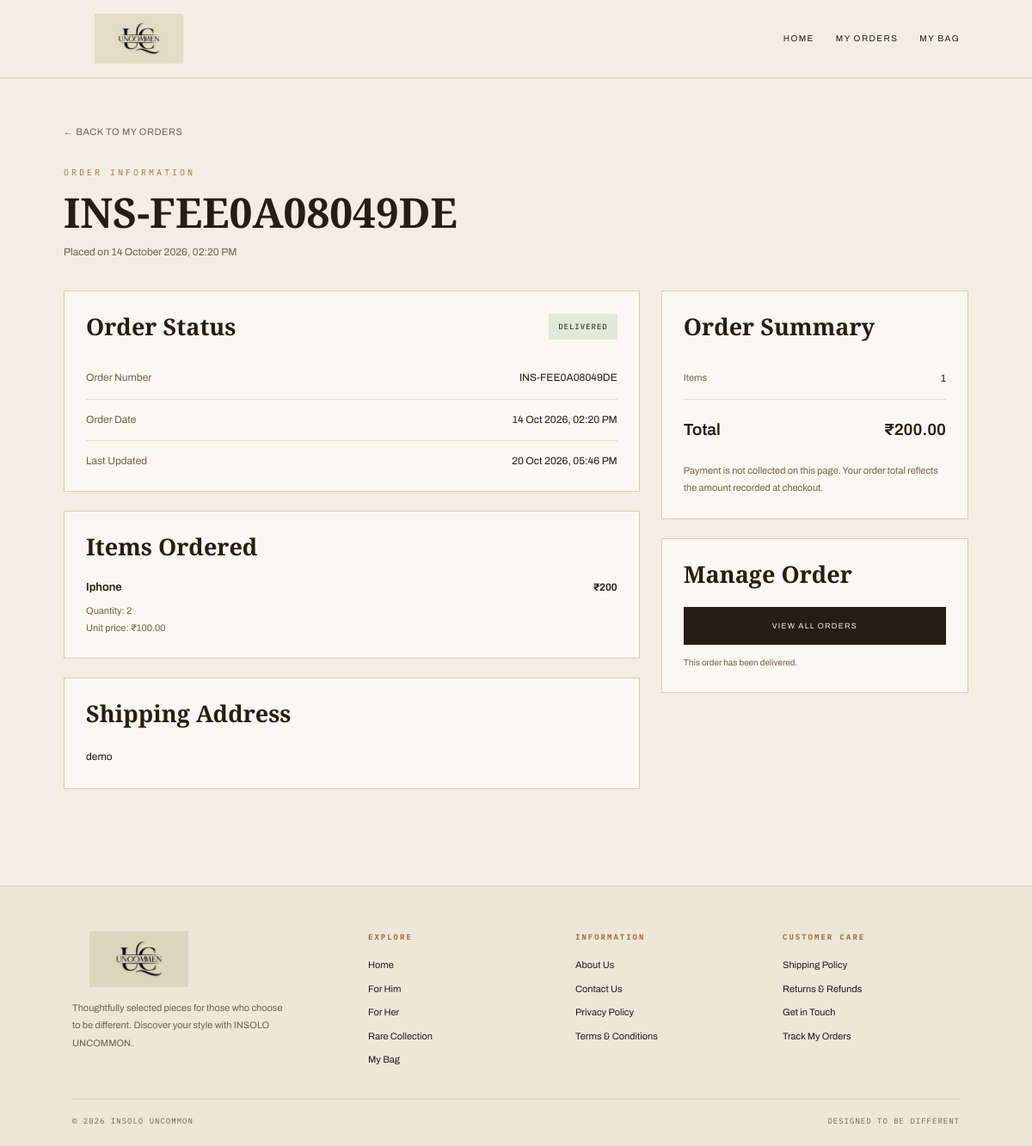
The app's page /my-orders/INS-FEE0A08049DE/ (signed in), older data.
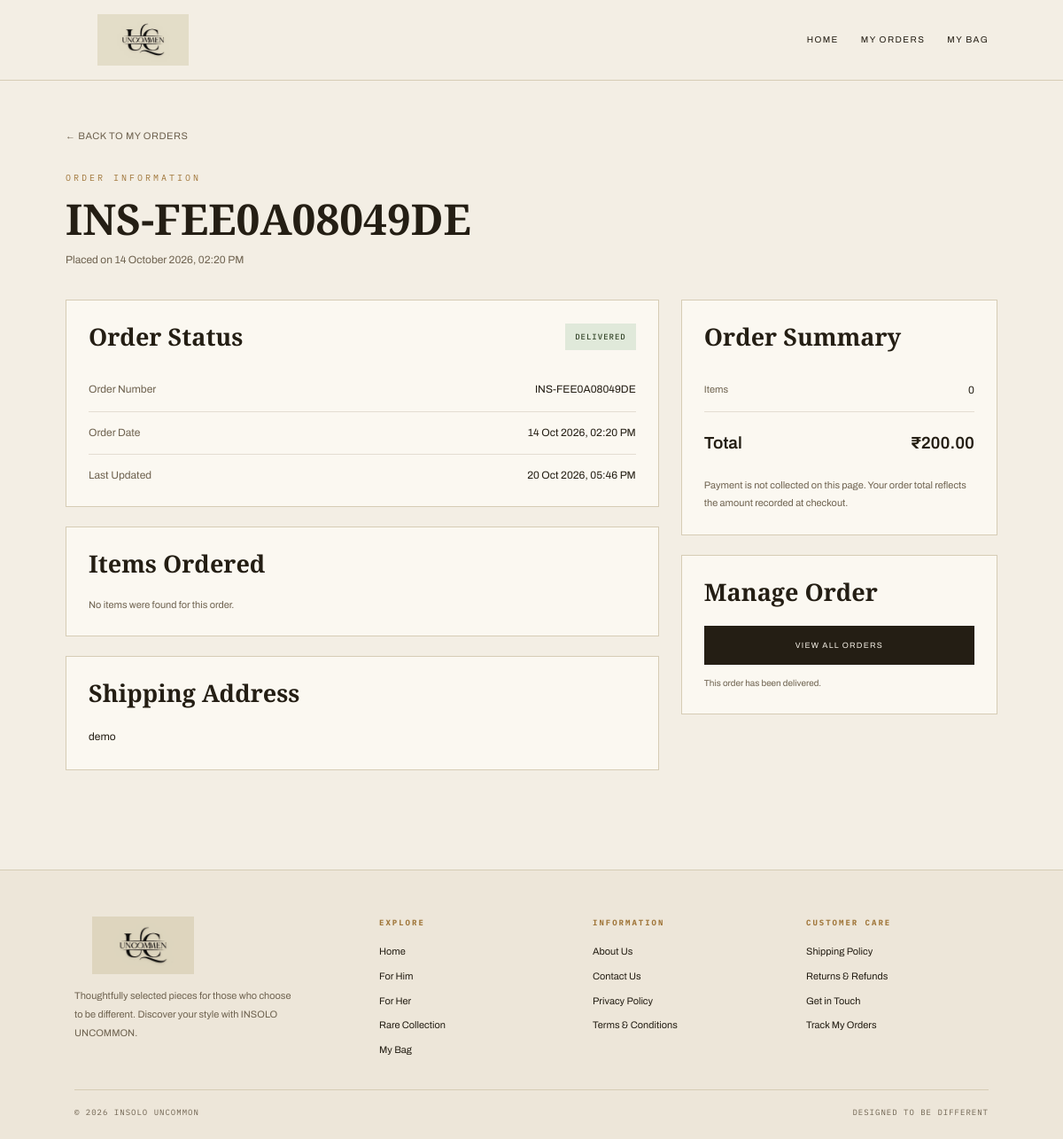
The same page, newer data.
### customer/models.py (models this page shows, shortened)
class OrderItem(models.Model):
    order = models.ForeignKey(
        Order,
        on_delete=models.CASCADE,
        related_name="items",
    )
    product = models.ForeignKey(
        'admin_panel.Product',
        on_delete=models.PROTECT,
    )
    quantity = models.PositiveIntegerField()
    price = models.DecimalField(max_digits=10, decimal_places=2)

class Order(models.Model):
    STATUS_CHOICES = [
        ("PENDING", "Pending"),
        ("CONFIRMED", "Confirmed"),
        ("SHIPPED", "Shipped"),
        ("DELIVERED", "Delivered"),
        ("CANCELLED", "Cancelled"),
    ]
    customer = models.ForeignKey(
        Customer,
        on_delete=models.CASCADE,
        related_name="orders",
    )
    order_number = models.CharField(max_length=30, unique=True)
    total_amount = models.DecimalField(max_digits=10, decimal_places=2)
    status = models.CharField(
        max_length=20,
        choices=STATUS_CHOICES,
        default="PENDING",
    )
    shipping_address = models.TextField()
    created_at = models.DateTimeField(auto_now_add=True)
    updated_at = models.DateTimeField(auto_now=True)

### admin_panel/models.py (models this page shows, shortened)
class Product(models.Model):
    category = models.ForeignKey(
        Category,
        on_delete=models.PROTECT,
        related_name="products"
    )
    product_name = models.CharField(max_length=150)
    overview = models.CharField(
        max_length=300,
        blank=True
    )
    description = models.TextField(blank=True)
    price = models.DecimalField(
        max_digits=10,
        decimal_places=2
    )
    stock = models.PositiveIntegerField(default=0)
    image = models.ImageField(
        upload_to="products/",
        blank=True,
        null=True
    )
    image2 = models.ImageField(
        upload_to="products/",
        blank=True,
        null=True
    )
    image3 = models.ImageField(
        upload_to="products/",
        blank=True,
        null=True
    )
    image4 = models.ImageField(
        upload_to="products/",
        blank=True,
        null=True
    )
    is_rare = models.BooleanField(default=False)
    is_limited = models.BooleanField(default=False)
    created_at = models.DateTimeField(auto_now_add=True)

### customer/views.py (the view)
def order_detail(request, order_number):
    customer = get_logged_in_customer(request)
    if not customer:
        return redirect("login")
    order = get_object_or_404(
        Order.objects.prefetch_related("items__product"),
        order_number=order_number,
        customer=customer,
    )
    return render(request, "customer/order_detail.html", {
        "customer": customer,
        "order": order,
    })

### customer/views.py (called while the page is built)
def get_logged_in_customer(request):
    customer_id = request.session.get("customer_id")
    if not customer_id:
        return None
    return Customer.objects.filter(id=customer_id).first()

### templates/customer/order_detail.html (shortened to what the changed rows need)
{% load static %}
<!DOCTYPE html>
<html lang="en">
<head>
</head>
<body>
<main class="container">
    <a href="{% url 'my_orders' %}" class="back-link">
        &larr; BACK TO MY ORDERS
    </a>
    <p class="eyebrow">ORDER INFORMATION</p>
    <h1>{{ order.order_number }}</h1>
    <p class="subtitle">
        Placed on {{ order.created_at|date:"d F Y, h:i A" }}
    </p>
    <div class="layout">
        <section>
            <div class="panel">
                <div class="status-row">
                    <h2 class="panel-title" style="margin-bottom: 0;">
                        Order Status
                    </h2>
                    <span class="status
                        {% if order.status == 'PENDING' %}status-pending
                        {% elif order.status == 'CONFIRMED' %}status-confirmed
                        {% elif order.status == 'SHIPPED' %}status-shipped
                        {% elif order.status == 'DELIVERED' %}status-delivered
                        {% elif order.status == 'CANCELLED' %}status-cancelled
                        {% endif %}">
                        {{ order.get_status_display|upper }}
                    </span>
                </div>
                <div class="info-row">
                    <span class="info-label">Order Number</span>
                    <span class="info-value">{{ order.order_number }}</span>
                </div>
                <div class="info-row">
                    <span class="info-label">Order Date</span>
                    <span class="info-value">
                        {{ order.created_at|date:"d M Y, h:i A" }}
                    </span>
                </div>
                <div class="info-row">
                    <span class="info-label">Last Updated</span>
                    <span class="info-value">
                        {{ order.updated_at|date:"d M Y, h:i A" }}
                    </span>
                </div>
            </div>
            <div class="panel">
                <h2 class="panel-title">Items Ordered</h2>
                {% for item in order.items.all %}
                    <div class="product">
                        <div>
                            <div class="product-name">
                                {{ item.product.product_name }}
                            </div>
                            <div class="product-meta">
                                Quantity: {{ item.quantity }}<br>
                                Unit price: ₹{{ item.price|floatformat:2 }}
                            </div>
                        </div>
                        <div class="product-price">
                            ₹{% widthratio item.price 1 item.quantity %}
                        </div>
                    </div>
                {% empty %}
                    <p class="muted">No items were found for this order.</p>
                {% endfor %}
            </div>
            <div class="panel">
                <h2 class="panel-title">Shipping Address</h2>
                <p class="address">
                    {{ order.shipping_address|linebreaksbr }}
                </p>
            </div>
        </section>
        <aside>
            <div class="panel">
                <h2 class="panel-title">Order Summary</h2>
                <div class="summary-row">
                    <span class="muted">Items</span>
                    <span>{{ order.items.count }}</span>
                </div>
                <div class="summary-row total-row">
                    <span>Total</span>
                    <span>₹{{ order.total_amount|floatformat:2 }}</span>
                </div>
            </div>
            <div class="panel">
                <h2 class="panel-title">Manage Order</h2>
            </div>
        </aside>
    </div>
</main>
</body>
</html>

Row changes from the older to the newer data that the page shows:
removed OrderItem: product.product_name "Iphone", quantity "2", price "100.00", price+quantity "200"
computed for Order "INS-FEE0A08049DE": items.count "1" → "0"
Text that changed along with them:
text now shown: "No items were found for this order."
